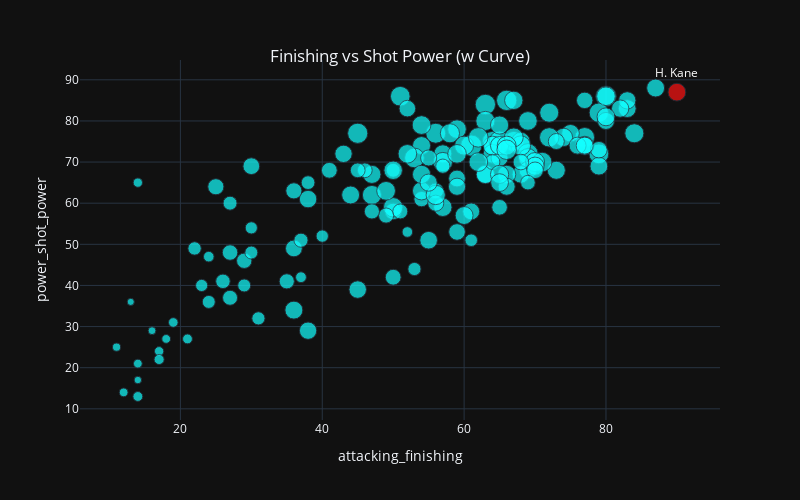
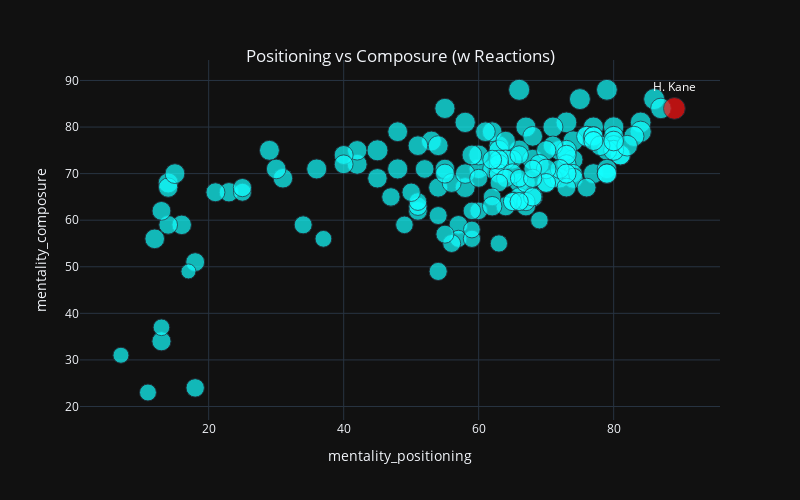
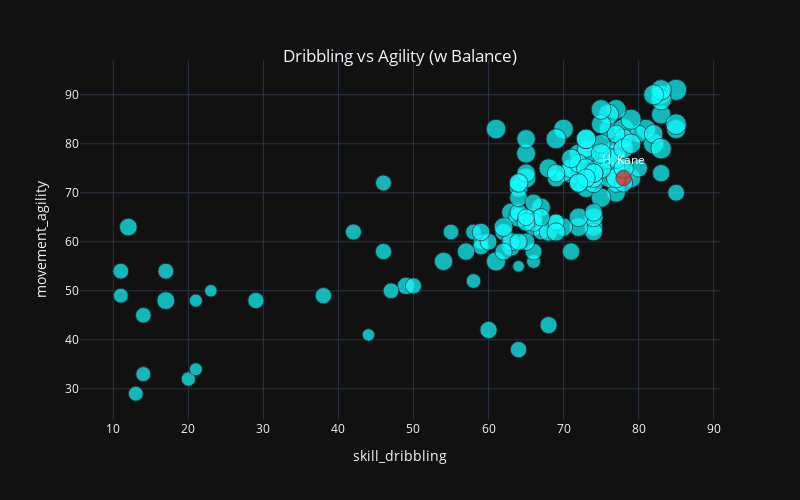
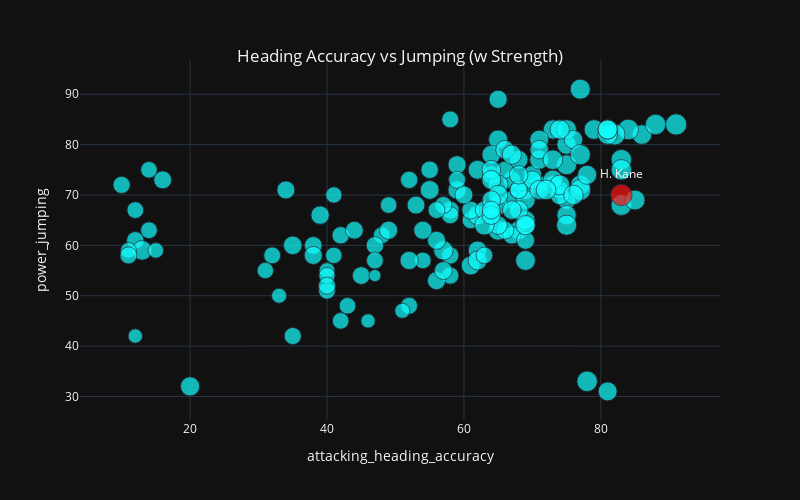

These figures' notebook cell, in order:
### Code cell
for i in range(5):
  x_attr = plot_combination[player_type][i]['x_attr']
  y_attr = plot_combination[player_type][i]['y_attr']
  size_attr = plot_combination[player_type][i]['size_attr']
  title = plot_combination[player_type][i]['title']
  comp_set = same_nationality[same_nationality['short_name']!=s_name]
  get_plots(x_attr, y_attr, size_attr, comp_set, title)

### Figure 1 — Plotly figure (JSON) as saved in the notebook; plotly's stock layout.template omitted (floating-point values rounded to 4 significant figures; data arrays with more than 128 entries replaced by an {"elided": "..."} marker saying what was removed)
{"data": [{"customdata": {"elided": "153x1 str values"}, "hovertemplate": "attacking_finishing=%{x}<br>power_shot_power=%{y}<br>skill_curve=%{marker.size}<br>short_name=%{customdata[0]}<extra></extra>", "legendgroup": "", "marker": {"color": "#13FFFF", "size": {"elided": "153 int values"}, "sizemode": "area", "sizeref": 0.3911, "symbol": "circle"}, "mode": "markers", "name": "", "orientation": "v", "showlegend": false, "type": "scatter", "x": {"elided": "153 int values"}, "xaxis": "x", "y": {"elided": "153 int values"}, "yaxis": "y"}, {"customdata": [{"size_attr": "skill_curve", "x_attr": "attacking_finishing", "y_attr": "power_shot_power"}], "hovertemplate": "%{customdata.x_attr}=%{x}<br>%{customdata.y_attr}=%{y}<br>%{customdata.size_attr}=%{marker.size}<br>short_name=%{text}", "marker": {"color": "#FF1313", "size": [71], "sizeref": 4}, "mode": "lines+markers+text", "name": "", "showlegend": false, "text": ["H. Kane"], "textfont": {"color": "white"}, "textposition": "top center", "type": "scatter", "x": [90], "y": [87]}], "layout": {"height": 500, "legend": {"itemsizing": "constant", "tracegroupgap": 0}, "margin": {"t": 60}, "title": {"text": "Finishing vs Shot Power (w Curve)", "x": 0.5, "xanchor": "center", "y": 0.9, "yanchor": "top"}, "width": 800, "xaxis": {"anchor": "y", "domain": [0, 1], "title": {"text": "attacking_finishing"}}, "yaxis": {"anchor": "x", "domain": [0, 1], "title": {"text": "power_shot_power"}}}}

### Figure 2 — Plotly figure (JSON) as saved in the notebook; plotly's stock layout.template omitted (floating-point values rounded to 4 significant figures; data arrays with more than 128 entries replaced by an {"elided": "..."} marker saying what was removed)
{"data": [{"customdata": {"elided": "153x1 str values"}, "hovertemplate": "mentality_positioning=%{x}<br>mentality_composure=%{y}<br>movement_reactions=%{marker.size}<br>short_name=%{customdata[0]}<extra></extra>", "legendgroup": "", "marker": {"color": "#13FFFF", "size": {"elided": "153 int values"}, "sizemode": "area", "sizeref": 0.3822, "symbol": "circle"}, "mode": "markers", "name": "", "orientation": "v", "showlegend": false, "type": "scatter", "x": {"elided": "153 int values"}, "xaxis": "x", "y": {"elided": "153 int values"}, "yaxis": "y"}, {"customdata": [{"size_attr": "movement_reactions", "x_attr": "mentality_positioning", "y_attr": "mentality_composure"}], "hovertemplate": "%{customdata.x_attr}=%{x}<br>%{customdata.y_attr}=%{y}<br>%{customdata.size_attr}=%{marker.size}<br>short_name=%{text}", "marker": {"color": "#FF1313", "size": [87], "sizeref": 4}, "mode": "lines+markers+text", "name": "", "showlegend": false, "text": ["H. Kane"], "textfont": {"color": "white"}, "textposition": "top center", "type": "scatter", "x": [89], "y": [84]}], "layout": {"height": 500, "legend": {"itemsizing": "constant", "tracegroupgap": 0}, "margin": {"t": 60}, "title": {"text": "Positioning vs Composure (w Reactions)", "x": 0.5, "xanchor": "center", "y": 0.9, "yanchor": "top"}, "width": 800, "xaxis": {"anchor": "y", "domain": [0, 1], "title": {"text": "mentality_positioning"}}, "yaxis": {"anchor": "x", "domain": [0, 1], "title": {"text": "mentality_composure"}}}}

### Figure 3 — Plotly figure (JSON) as saved in the notebook; plotly's stock layout.template omitted (floating-point values rounded to 4 significant figures; data arrays with more than 128 entries replaced by an {"elided": "..."} marker saying what was removed)
{"data": [{"customdata": {"elided": "153x1 str values"}, "hovertemplate": "skill_dribbling=%{x}<br>movement_agility=%{y}<br>movement_balance=%{marker.size}<br>short_name=%{customdata[0]}<extra></extra>", "legendgroup": "", "marker": {"color": "#13FFFF", "size": {"elided": "153 int values"}, "sizemode": "area", "sizeref": 0.4089, "symbol": "circle"}, "mode": "markers", "name": "", "orientation": "v", "showlegend": false, "type": "scatter", "x": {"elided": "153 int values"}, "xaxis": "x", "y": {"elided": "153 int values"}, "yaxis": "y"}, {"customdata": [{"size_attr": "movement_balance", "x_attr": "skill_dribbling", "y_attr": "movement_agility"}], "hovertemplate": "%{customdata.x_attr}=%{x}<br>%{customdata.y_attr}=%{y}<br>%{customdata.size_attr}=%{marker.size}<br>short_name=%{text}", "marker": {"color": "#FF1313", "size": [62], "sizeref": 4}, "mode": "lines+markers+text", "name": "", "showlegend": false, "text": ["H. Kane"], "textfont": {"color": "white"}, "textposition": "top center", "type": "scatter", "x": [78], "y": [73]}], "layout": {"height": 500, "legend": {"itemsizing": "constant", "tracegroupgap": 0}, "margin": {"t": 60}, "title": {"text": "Dribbling vs Agility (w Balance)", "x": 0.5, "xanchor": "center", "y": 0.9, "yanchor": "top"}, "width": 800, "xaxis": {"anchor": "y", "domain": [0, 1], "title": {"text": "skill_dribbling"}}, "yaxis": {"anchor": "x", "domain": [0, 1], "title": {"text": "movement_agility"}}}}

### Figure 4 — Plotly figure (JSON) as saved in the notebook; plotly's stock layout.template omitted (floating-point values rounded to 4 significant figures; data arrays with more than 128 entries replaced by an {"elided": "..."} marker saying what was removed)
{"data": [{"customdata": {"elided": "153x1 str values"}, "hovertemplate": "attacking_heading_accuracy=%{x}<br>power_jumping=%{y}<br>power_strength=%{marker.size}<br>short_name=%{customdata[0]}<extra></extra>", "legendgroup": "", "marker": {"color": "#13FFFF", "size": {"elided": "153 int values"}, "sizemode": "area", "sizeref": 0.4133, "symbol": "circle"}, "mode": "markers", "name": "", "orientation": "v", "showlegend": false, "type": "scatter", "x": {"elided": "153 int values"}, "xaxis": "x", "y": {"elided": "153 int values"}, "yaxis": "y"}, {"customdata": [{"size_attr": "power_strength", "x_attr": "attacking_heading_accuracy", "y_attr": "power_jumping"}], "hovertemplate": "%{customdata.x_attr}=%{x}<br>%{customdata.y_attr}=%{y}<br>%{customdata.size_attr}=%{marker.size}<br>short_name=%{text}", "marker": {"color": "#FF1313", "size": [86], "sizeref": 4}, "mode": "lines+markers+text", "name": "", "showlegend": false, "text": ["H. Kane"], "textfont": {"color": "white"}, "textposition": "top center", "type": "scatter", "x": [83], "y": [70]}], "layout": {"height": 500, "legend": {"itemsizing": "constant", "tracegroupgap": 0}, "margin": {"t": 60}, "title": {"text": "Heading Accuracy vs Jumping (w Strength)", "x": 0.5, "xanchor": "center", "y": 0.9, "yanchor": "top"}, "width": 800, "xaxis": {"anchor": "y", "domain": [0, 1], "title": {"text": "attacking_heading_accuracy"}}, "yaxis": {"anchor": "x", "domain": [0, 1], "title": {"text": "power_jumping"}}}}
